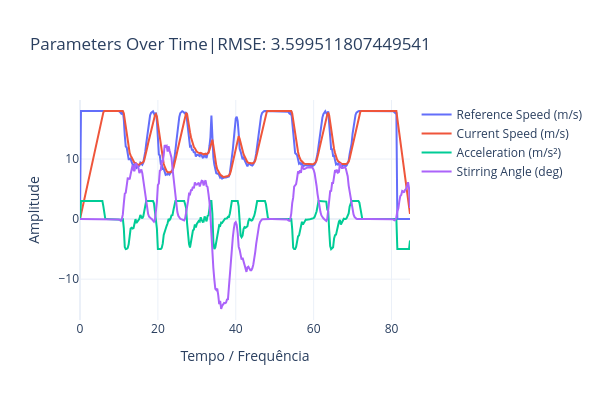
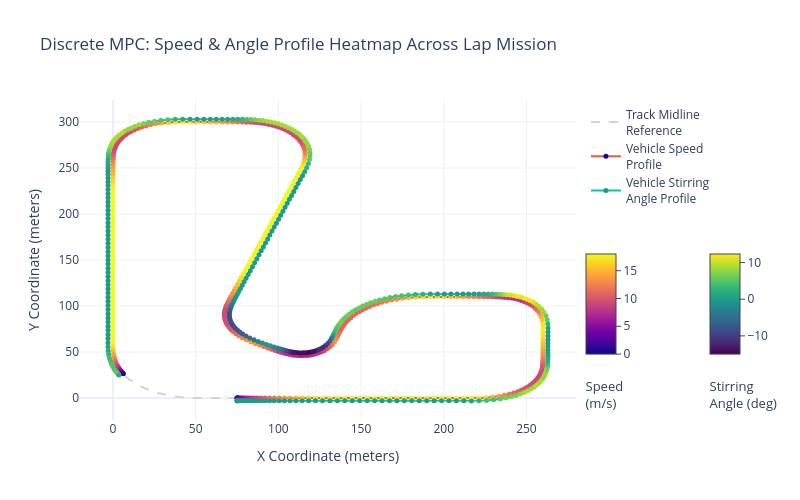

The code cell stored with these charts, in order, in its notebook:
### Code cell
ySeries=[v_ref_history, v_history, acc_history, delta_history][:]
xSeries=[t_history for i in range(len(ySeries))][:]
names = ['Reference Speed (m/s)', 'Current Speed (m/s)',
        'Acceleration (m/s²)', 'Stirring Angle (deg)',][:]
data = [x_mid, y_mid, x_history,y_history, t_history, delta_history, psi_history, v_history]

PlotSeriesPLY(xSeries,ySeries,names,title=f'Parameters Over Time|RMSE: {score}')
#PlotSeriesDifScalesPLY(xSeries,ySeries,names,title=f'Parameters Over Time|RMSE: {score}')
PlotMPCTracksPLY(data,width=800,height=500)

### Figure 1 — Plotly figure (JSON) as saved in the notebook; plotly's stock layout.template omitted (floating-point values rounded to 4 significant figures; data arrays with more than 128 entries replaced by an {"elided": "..."} marker saying what was removed)
{"data": [{"mode": "lines", "name": "Reference Speed (m/s)", "type": "scatter", "x": {"elided": "340 float values"}, "xaxis": "x", "y": {"elided": "340 float values"}, "yaxis": "y"}, {"mode": "lines", "name": "Current Speed (m/s)", "type": "scatter", "x": {"elided": "340 float values"}, "xaxis": "x", "y": {"elided": "340 float values"}, "yaxis": "y"}, {"mode": "lines", "name": "Acceleration (m/s²)", "type": "scatter", "x": {"elided": "340 float values"}, "xaxis": "x", "y": {"elided": "340 float values"}, "yaxis": "y"}, {"mode": "lines", "name": "Stirring Angle (deg)", "type": "scatter", "x": {"elided": "340 float values"}, "xaxis": "x", "y": {"elided": "340 float values"}, "yaxis": "y"}], "layout": {"height": 400, "title": {"text": "Parameters Over Time|RMSE: 3.599511807449541"}, "width": 600, "xaxis": {"anchor": "y", "domain": [0, 1], "title": {"text": "Tempo / Frequência"}}, "yaxis": {"anchor": "x", "domain": [0, 1], "title": {"text": "Amplitude"}}}}

### Figure 2 — Plotly figure (JSON) as saved in the notebook; plotly's stock layout.template omitted (floating-point values rounded to 4 significant figures; data arrays with more than 128 entries replaced by an {"elided": "..."} marker saying what was removed)
{"data": [{"line": {"color": "lightgray", "dash": "dash", "width": 2}, "mode": "lines", "name": "Track Midline<br>Reference", "type": "scatter", "x": {"elided": "2000 float values"}, "y": {"elided": "2000 float values"}}, {"hoverinfo": "text+x+y", "marker": {"cmax": 18.0, "cmin": 0, "color": {"elided": "340 float values"}, "colorbar": {"len": 0.5, "ticks": "outside", "title": {"font": {"size": 13}, "side": "bottom", "text": "Speed<br>(m/s)"}, "x": 1, "y": 0.3, "yanchor": "middle"}, "colorscale": [[0, "#0d0887"], [0.1111, "#46039f"], [0.2222, "#7201a8"], [0.3333, "#9c179e"], [0.4444, "#bd3786"], [0.5556, "#d8576b"], [0.6667, "#ed7953"], [0.7778, "#fb9f3a"], [0.8889, "#fdca26"], [1, "#f0f921"]], "showscale": true, "size": 5}, "mode": "lines+markers", "name": "Vehicle Speed<br>Profile", "text": {"elided": "340 str values"}, "type": "scatter", "x": {"elided": "340 float values"}, "y": {"elided": "340 float values"}}, {"hoverinfo": "text+x+y", "line": {"width": 2}, "marker": {"cmax": 12.33, "cmin": -14.97, "color": {"elided": "340 float values"}, "colorbar": {"len": 0.5, "ticks": "outside", "title": {"font": {"size": 13}, "side": "bottom", "text": "Stirring<br>Angle (deg)"}, "x": 1.25, "y": 0.3, "yanchor": "middle"}, "colorscale": [[0, "#440154"], [0.1111, "#482878"], [0.2222, "#3e4989"], [0.3333, "#31688e"], [0.4444, "#26828e"], [0.5556, "#1f9e89"], [0.6667, "#35b779"], [0.7778, "#6ece58"], [0.8889, "#b5de2b"], [1, "#fde725"]], "showscale": true, "size": 5}, "mode": "lines+markers", "name": "Vehicle Stirring<br>Angle Profile", "text": {"elided": "340 str values"}, "type": "scatter", "x": {"elided": "340 float values"}, "y": {"elided": "340 float values"}}], "layout": {"height": 500, "legend": {"x": 1.02, "xanchor": "left", "y": 1, "yanchor": "top"}, "showlegend": true, "title": {"text": "Discrete MPC: Speed & Angle Profile Heatmap Across Lap Mission"}, "width": 800, "xaxis": {"title": {"text": "X Coordinate (meters)"}}, "yaxis": {"title": {"text": "Y Coordinate (meters)"}}}}
